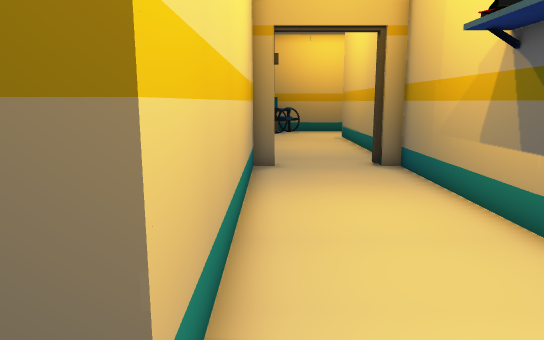
view 1 (above)

12 first-person views from a walk through a scene from a Unity 3-D project. The camera is 1.3 m above the floor, tilts 10° down and sees 70° across. The floor is counted in squares, 0.6 m on a side. Each view is taken from the middle of a square. On the plan, view 1 faces up. The plan holds only what a view shows up to about 20 squares ahead; the rest is blank. The player character is not drawn. Some surface patterns are stand-ins.

view 2
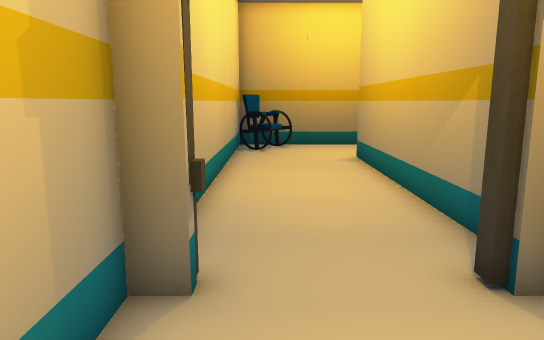

view 3
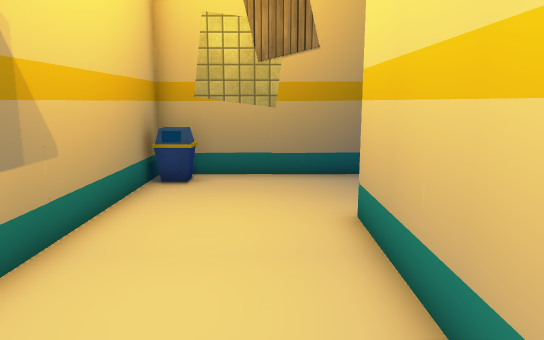

view 4
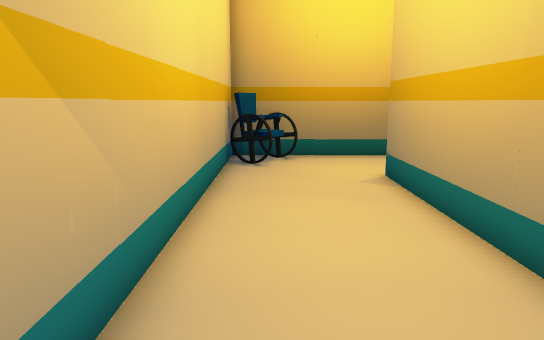

view 5
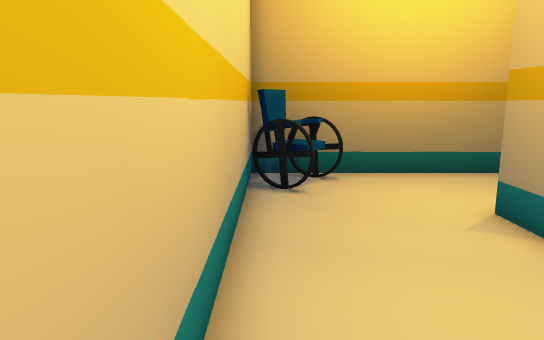

view 6
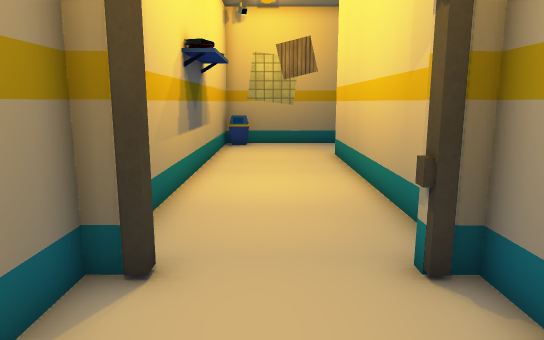

view 7
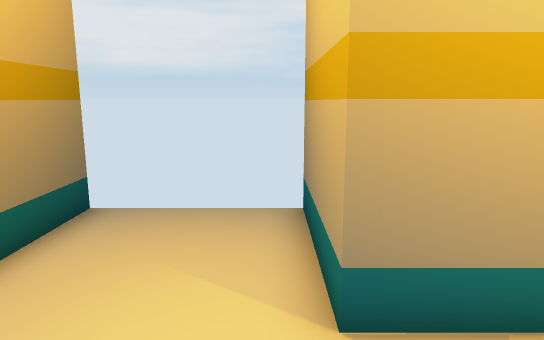

view 8
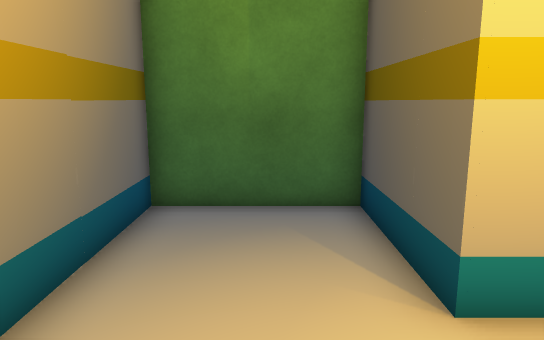

view 9
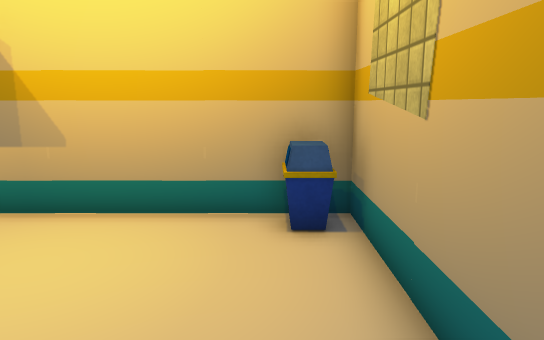

view 10
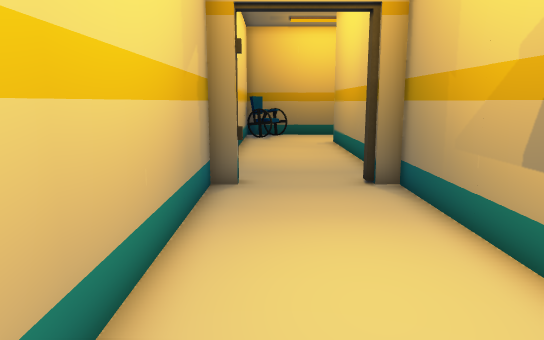

view 11
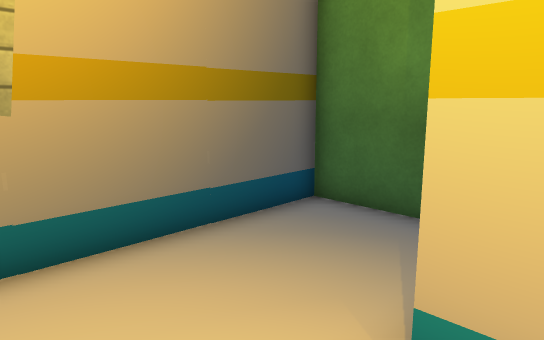

view 12
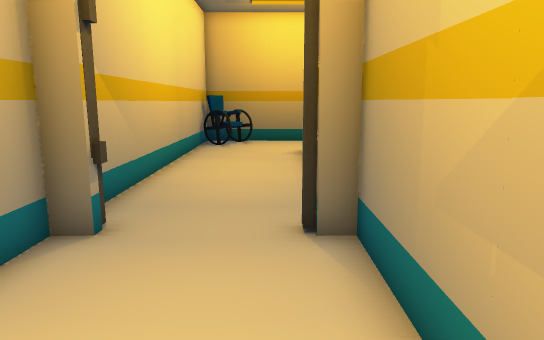

### Floor plan
Points are (right, up) in squares from view 1. A wall is a line through its corners. A room is listed if a view was taken in it or the views show most of it. See-through windows are left out.
Room 1 (views 1, 2, 3, 4, 5, 6, 7, 8, 9, 10, 11, 12)
walls: (3.5, 13.1) (3.5, 13.6); (-0.2, 13.6) (0.1, 13.6) (0.1, 13.1) (-0.6, 13.1) (-0.6, 1.9) (-4.9, 1.9) (-4.9, -2.5) (4.4, -2.5) (4.4, 13.1); (4.4, 13.4) (4.4, 24.4) (8.8, 24.4); (8.8, 28.7) (-0.6, 28.8) (-0.6, 13.4) (-0.2, 13.4)
objects: other object (0, 26) to (2, 28); other object (3, -2) to (4, -1)

Where each view was taken, in squares from view 1:
view 1: 0 up, 0 right, facing up
view 2: 9 up, 1 right, facing up
view 3: 9 up, 1 right, facing down
view 4: 13 up, 1 right, facing up
view 5: 17 up, 0 right, facing up
view 6: 18 up, 2 right, facing down
view 7: 25 up, 1 right, facing right
view 8: 0 up, 3 right, facing left
view 9: 1 down, 3 left, facing right
view 10: 3 up, 1 right, facing up
view 11: 3 up, 2 right, facing down-left
view 12: 7 up, 3 right, facing up
